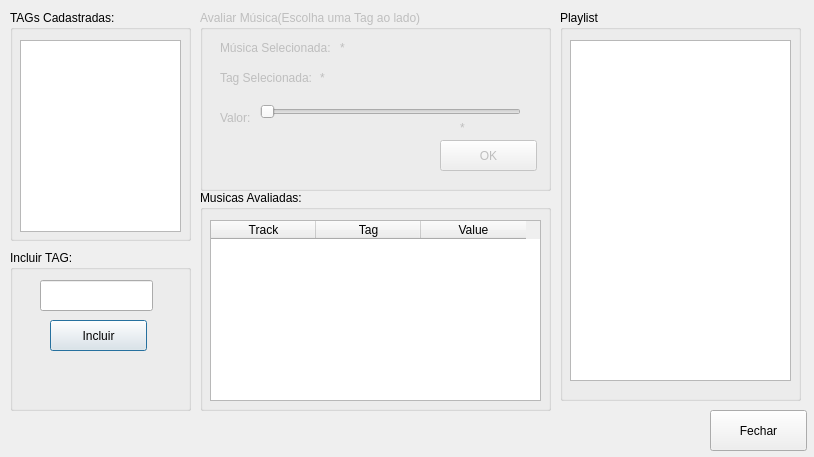
<?xml version="1.0" encoding="UTF-8"?>
<ui version="4.0">
 <class>Dialog</class>
 <widget class="QDialog" name="Dialog">
  <property name="geometry">
   <rect>
    <x>0</x>
    <y>0</y>
    <width>814</width>
    <height>457</height>
   </rect>
  </property>
  <property name="sizePolicy">
   <sizepolicy hsizetype="Maximum" vsizetype="Maximum">
    <horstretch>0</horstretch>
    <verstretch>0</verstretch>
   </sizepolicy>
  </property>
  <property name="windowTitle">
   <string>Gerenciar Tags</string>
  </property>
  <widget class="QGroupBox" name="panTagsCadastradas">
   <property name="geometry">
    <rect>
     <x>10</x>
     <y>10</y>
     <width>181</width>
     <height>231</height>
    </rect>
   </property>
   <property name="title">
    <string>TAGs Cadastradas: </string>
   </property>
   <widget class="QListWidget" name="lstTagsCadastradas">
    <property name="geometry">
     <rect>
      <x>10</x>
      <y>30</y>
      <width>161</width>
      <height>192</height>
     </rect>
    </property>
    <property name="sizePolicy">
     <sizepolicy hsizetype="Maximum" vsizetype="Maximum">
      <horstretch>0</horstretch>
      <verstretch>0</verstretch>
     </sizepolicy>
    </property>
   </widget>
  </widget>
  <widget class="QGroupBox" name="panIncluirTag">
   <property name="geometry">
    <rect>
     <x>10</x>
     <y>250</y>
     <width>181</width>
     <height>161</height>
    </rect>
   </property>
   <property name="sizePolicy">
    <sizepolicy hsizetype="Maximum" vsizetype="Maximum">
     <horstretch>0</horstretch>
     <verstretch>0</verstretch>
    </sizepolicy>
   </property>
   <property name="title">
    <string>Incluir TAG:</string>
   </property>
   <widget class="QLineEdit" name="txtTag">
    <property name="enabled">
     <bool>true</bool>
    </property>
    <property name="geometry">
     <rect>
      <x>30</x>
      <y>30</y>
      <width>113</width>
      <height>31</height>
     </rect>
    </property>
   </widget>
   <widget class="QPushButton" name="btnIncluir">
    <property name="enabled">
     <bool>true</bool>
    </property>
    <property name="geometry">
     <rect>
      <x>40</x>
      <y>70</y>
      <width>97</width>
      <height>31</height>
     </rect>
    </property>
    <property name="text">
     <string>Incluir</string>
    </property>
   </widget>
  </widget>
  <widget class="QGroupBox" name="panMusicasAvaliadas">
   <property name="geometry">
    <rect>
     <x>200</x>
     <y>190</y>
     <width>351</width>
     <height>221</height>
    </rect>
   </property>
   <property name="title">
    <string>Musicas Avaliadas: </string>
   </property>
   <widget class="QTableWidget" name="tblAvaliacoes">
    <property name="geometry">
     <rect>
      <x>10</x>
      <y>30</y>
      <width>331</width>
      <height>181</height>
     </rect>
    </property>
    <property name="sizePolicy">
     <sizepolicy hsizetype="Maximum" vsizetype="Maximum">
      <horstretch>0</horstretch>
      <verstretch>0</verstretch>
     </sizepolicy>
    </property>
    <property name="columnCount">
     <number>3</number>
    </property>
    <attribute name="horizontalHeaderDefaultSectionSize">
     <number>105</number>
    </attribute>
    <column>
     <property name="text">
      <string notr="true">Track</string>
     </property>
    </column>
    <column>
     <property name="text">
      <string notr="true">Tag</string>
     </property>
    </column>
    <column>
     <property name="text">
      <string notr="true">Value</string>
     </property>
    </column>
   </widget>
  </widget>
  <widget class="QGroupBox" name="panAvaliarMusica">
   <property name="enabled">
    <bool>false</bool>
   </property>
   <property name="geometry">
    <rect>
     <x>200</x>
     <y>10</y>
     <width>351</width>
     <height>181</height>
    </rect>
   </property>
   <property name="sizePolicy">
    <sizepolicy hsizetype="Maximum" vsizetype="Maximum">
     <horstretch>0</horstretch>
     <verstretch>0</verstretch>
    </sizepolicy>
   </property>
   <property name="title">
    <string>Avaliar Música(Escolha uma Tag ao lado)</string>
   </property>
   <widget class="QLabel" name="label">
    <property name="geometry">
     <rect>
      <x>20</x>
      <y>30</y>
      <width>121</width>
      <height>16</height>
     </rect>
    </property>
    <property name="text">
     <string>Música Selecionada: </string>
    </property>
   </widget>
   <widget class="QLabel" name="lblMusica">
    <property name="geometry">
     <rect>
      <x>140</x>
      <y>30</y>
      <width>191</width>
      <height>16</height>
     </rect>
    </property>
    <property name="text">
     <string>*</string>
    </property>
   </widget>
   <widget class="QSlider" name="sldValor">
    <property name="enabled">
     <bool>false</bool>
    </property>
    <property name="geometry">
     <rect>
      <x>60</x>
      <y>90</y>
      <width>261</width>
      <height>23</height>
     </rect>
    </property>
    <property name="maximum">
     <number>100</number>
    </property>
    <property name="singleStep">
     <number>10</number>
    </property>
    <property name="tracking">
     <bool>true</bool>
    </property>
    <property name="orientation">
     <enum>Qt::Horizontal</enum>
    </property>
    <property name="tickPosition">
     <enum>QSlider::NoTicks</enum>
    </property>
   </widget>
   <widget class="QLabel" name="label_2">
    <property name="geometry">
     <rect>
      <x>20</x>
      <y>60</y>
      <width>101</width>
      <height>16</height>
     </rect>
    </property>
    <property name="text">
     <string>Tag Selecionada: </string>
    </property>
   </widget>
   <widget class="QLabel" name="lblTag">
    <property name="geometry">
     <rect>
      <x>120</x>
      <y>60</y>
      <width>111</width>
      <height>16</height>
     </rect>
    </property>
    <property name="text">
     <string>*</string>
    </property>
   </widget>
   <widget class="QLabel" name="label_3">
    <property name="geometry">
     <rect>
      <x>20</x>
      <y>100</y>
      <width>52</width>
      <height>15</height>
     </rect>
    </property>
    <property name="text">
     <string>Valor: </string>
    </property>
   </widget>
   <widget class="QLabel" name="lblValor">
    <property name="geometry">
     <rect>
      <x>260</x>
      <y>110</y>
      <width>52</width>
      <height>15</height>
     </rect>
    </property>
    <property name="text">
     <string>*</string>
    </property>
   </widget>
   <widget class="QPushButton" name="btnAvaliar">
    <property name="enabled">
     <bool>false</bool>
    </property>
    <property name="geometry">
     <rect>
      <x>240</x>
      <y>130</y>
      <width>97</width>
      <height>31</height>
     </rect>
    </property>
    <property name="text">
     <string>OK</string>
    </property>
   </widget>
  </widget>
  <widget class="QPushButton" name="btnFechar">
   <property name="geometry">
    <rect>
     <x>710</x>
     <y>410</y>
     <width>97</width>
     <height>41</height>
    </rect>
   </property>
   <property name="text">
    <string>Fechar</string>
   </property>
  </widget>
  <widget class="QGroupBox" name="panPlaylist">
   <property name="geometry">
    <rect>
     <x>560</x>
     <y>10</y>
     <width>241</width>
     <height>391</height>
    </rect>
   </property>
   <property name="title">
    <string>Playlist</string>
   </property>
   <widget class="QListWidget" name="lstPlaylist">
    <property name="geometry">
     <rect>
      <x>10</x>
      <y>30</y>
      <width>221</width>
      <height>341</height>
     </rect>
    </property>
    <property name="sizePolicy">
     <sizepolicy hsizetype="Maximum" vsizetype="Maximum">
      <horstretch>0</horstretch>
      <verstretch>0</verstretch>
     </sizepolicy>
    </property>
   </widget>
  </widget>
 </widget>
 <resources/>
 <connections/>
</ui>
